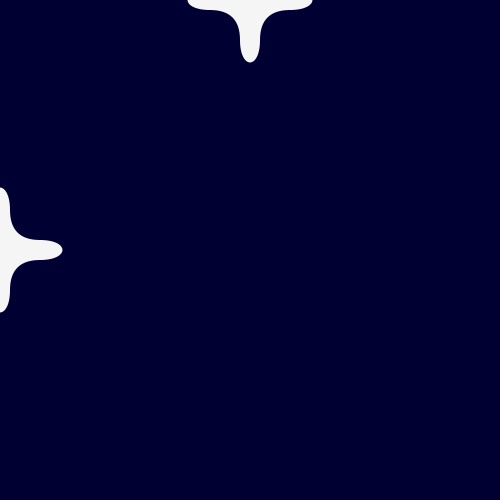
Frame 1 (no input)
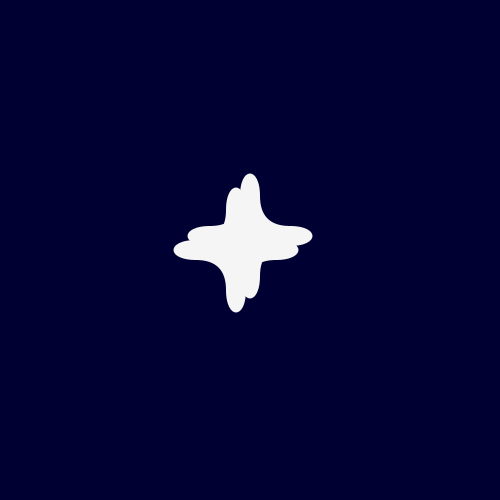
Frame 60 (the mouse pressed at the canvas centre just before this capture)
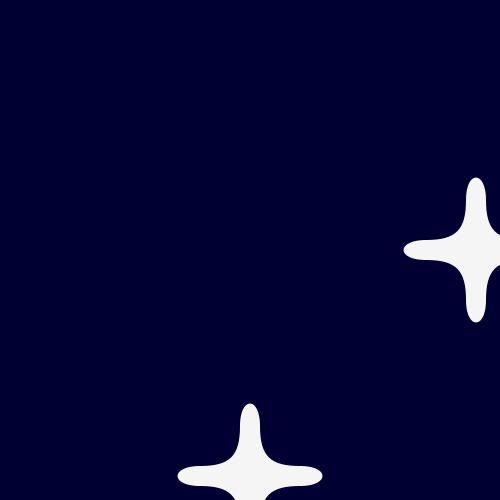
Frame 120 (the mouse held since frame 60 and released just before this capture)

The Processing sketch that drew these frames (run headless with seeded random() and noise(); from frame 60 on, the mouse is pressed at the canvas centre):

// Processing sketch: processing_18840
// ── processing_18840.pde

  float centerX = 0;
  float centerY = 250;
  int dir = 1;
  float centerXa = 250;
  float centerYa = 0;

void setup () {
  size(500,500);
  smooth();
}
/*
void draw(){
  background(0,0,50);
  
  float centerX = random(0,500);
  float centerY = random(0,500);
  
  fill(255,50,50);
  ellipse(random(0,500), random(0,500), random(75,100), random(75,100));
  
  noStroke();
  fill(245);
  beginShape();
  vertex(centerX-10,centerY-(40+mouseX/25));
  bezierVertex(centerX-10,centerY-(70+mouseX/25), centerX+10,centerY-(70+mouseX/25), centerX+10,centerY-(40+mouseX/25));//north curve
  bezierVertex(centerX+10,centerY-20, centerX+20,centerY-10, centerX+(40+mouseX/25),centerY-10);//northwest curve
  bezierVertex(centerX+(70+mouseX/25),centerY-10, centerX+(70+mouseX/25),centerY+10, centerX+(40+mouseX/25),centerY+10);//west curve
  bezierVertex(centerX+20,centerY+10, centerX+10,centerY+20, centerX+10,centerY+(40+mouseX/25));//southwest curve
  bezierVertex(centerX+10,centerY+(70+mouseX/25), centerX-10,centerY+(70+mouseX/25), centerX-10,centerY+(40+mouseX/25));//south curve
  bezierVertex(centerX-10,centerY+20, centerX-20,centerY+10, centerX-(40+mouseX/25),centerY+10);//southeast curve
  bezierVertex(centerX-(70+mouseX/25),centerY+10, centerX-(70+mouseX/25),centerY-10, centerX-(40+mouseX/25),centerY-10);//east curve
  bezierVertex(centerX-20,centerY-10, centerX-10,centerY-20, centerX-10,centerY-(40+mouseX/25));//northeast curve
  endShape();
  
}

void mousePressed() {
  if (mouseButton == LEFT) {
    ellipse(mouseX,mouseY,200,200);
  } else if (mouseButton == RIGHT) {
    ellipse(mouseX,mouseY,150,150);
  } else {
    ellipse(mouseX,mouseY,75,75);
  }
}

*/

void draw(){
  background(0,0,50);
  
  /*
  fill(255,50,50);
  ellipse(random(0,500), random(0,500), random(75,100), random(75,100));
  */
  
  noStroke();
  fill(245);
  beginShape();
  vertex(centerX-10,centerY-(40+mouseX/25));
  bezierVertex(centerX-10,centerY-(70+mouseX/25), centerX+10,centerY-(70+mouseX/25), centerX+10,centerY-(40+mouseX/25));//north curve
  bezierVertex(centerX+10,centerY-20, centerX+20,centerY-10, centerX+(40+mouseX/25),centerY-10);//northwest curve
  bezierVertex(centerX+(70+mouseX/25),centerY-10, centerX+(70+mouseX/25),centerY+10, centerX+(40+mouseX/25),centerY+10);//west curve
  bezierVertex(centerX+20,centerY+10, centerX+10,centerY+20, centerX+10,centerY+(40+mouseX/25));//southwest curve
  bezierVertex(centerX+10,centerY+(70+mouseX/25), centerX-10,centerY+(70+mouseX/25), centerX-10,centerY+(40+mouseX/25));//south curve
  bezierVertex(centerX-10,centerY+20, centerX-20,centerY+10, centerX-(40+mouseX/25),centerY+10);//southeast curve
  bezierVertex(centerX-(70+mouseX/25),centerY+10, centerX-(70+mouseX/25),centerY-10, centerX-(40+mouseX/25),centerY-10);//east curve
  bezierVertex(centerX-20,centerY-10, centerX-10,centerY-20, centerX-10,centerY-(40+mouseX/25));//northeast curve
  endShape();

centerX = centerX+4;
  if(centerX>width){
  dir=dir*-1;
  }

  noStroke();
  fill(245);
  beginShape();
  vertex(centerXa-10,centerYa-(40+mouseX/25));
  bezierVertex(centerXa-10,centerYa-(70+mouseX/25), centerXa+10,centerYa-(70+mouseX/25), centerXa+10,centerYa-(40+mouseX/25));//north curve
  bezierVertex(centerXa+10,centerYa-20, centerXa+20,centerYa-10, centerXa+(40+mouseX/25),centerYa-10);//northwest curve
  bezierVertex(centerXa+(70+mouseX/25),centerYa-10, centerXa+(70+mouseX/25),centerYa+10, centerXa+(40+mouseX/25),centerYa+10);//west curve
  bezierVertex(centerXa+20,centerYa+10, centerXa+10,centerYa+20, centerXa+10,centerYa+(40+mouseX/25));//southwest curve
  bezierVertex(centerXa+10,centerYa+(70+mouseX/25), centerXa-10,centerYa+(70+mouseX/25), centerXa-10,centerYa+(40+mouseX/25));//south curve
  bezierVertex(centerXa-10,centerYa+20, centerXa-20,centerYa+10, centerXa-(40+mouseX/25),centerYa+10);//southeast curve
  bezierVertex(centerXa-(70+mouseX/25),centerYa+10, centerXa-(70+mouseX/25),centerYa-10, centerXa-(40+mouseX/25),centerYa-10);//east curve
  bezierVertex(centerXa-20,centerYa-10, centerXa-10,centerYa-20, centerXa-10,centerYa-(40+mouseX/25));//northeast curve
  endShape();

centerYa = centerYa+4;
  if(centerYa>width){
  dir=dir*-1;
  }

}
